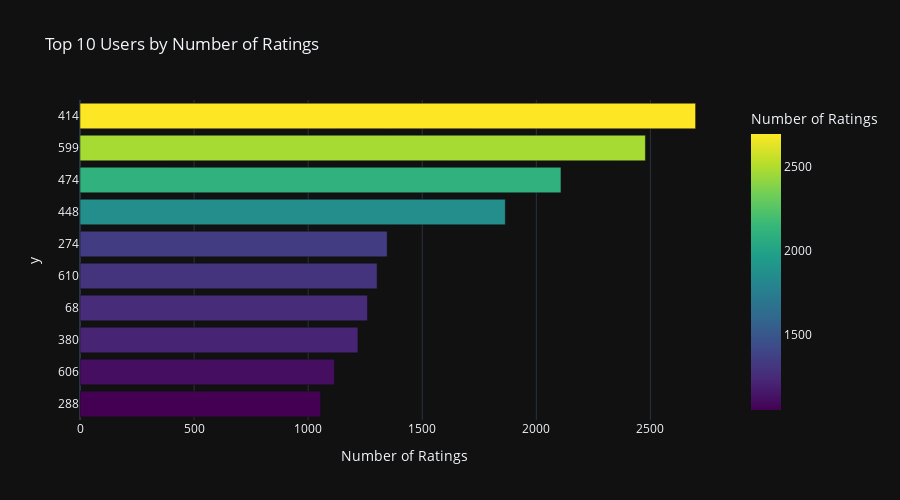

Notebook code cell kept with this figure:
### Code cell
# Graph 1: Number of ratings per user
ratings_per_user = ratings_df['userId'].value_counts().reset_index()
ratings_per_user.columns = ['userId', 'rating_count']
top_users = ratings_per_user.head(10)

# Horizontal bar plot
fig1 = px.bar(
    top_users,
    x="rating_count",
    y=top_users["userId"].astype(str),  # convert to string to avoid numeric scale on y-axis
    orientation="h",
    title="Top 10 Users by Number of Ratings",
    labels={"userId": "User", "rating_count": "Number of Ratings"},
    color="rating_count",
    color_continuous_scale="viridis"
)

# Sort so the largest value is on top
fig1.update_layout(
    yaxis={'categoryorder':'total ascending'},
    height=500
)

fig1.show()

### Figure 1 — Plotly figure (JSON) as saved in the notebook; plotly's stock layout.template omitted (floating-point values rounded to 4 significant figures)
{"data": [{"hovertemplate": "Number of Ratings=%{marker.color}<br>y=%{y}<extra></extra>", "legendgroup": "", "marker": {"color": [2698, 2478, 2108, 1864, 1346, 1302, 1260, 1218, 1115, 1055], "coloraxis": "coloraxis", "pattern": {"shape": ""}}, "name": "", "orientation": "h", "showlegend": false, "textposition": "auto", "x": [2698, 2478, 2108, 1864, 1346, 1302, 1260, 1218, 1115, 1055], "xaxis": "x", "y": ["414", "599", "474", "448", "274", "610", "68", "380", "606", "288"], "yaxis": "y", "type": "bar"}], "layout": {"xaxis": {"anchor": "y", "domain": [0.0, 1.0], "title": {"text": "Number of Ratings"}}, "yaxis": {"anchor": "x", "domain": [0.0, 1.0], "title": {"text": "y"}, "categoryorder": "total ascending"}, "coloraxis": {"colorbar": {"title": {"text": "Number of Ratings"}}, "colorscale": [[0.0, "#440154"], [0.1111, "#482878"], [0.2222, "#3e4989"], [0.3333, "#31688e"], [0.4444, "#26828e"], [0.5556, "#1f9e89"], [0.6667, "#35b779"], [0.7778, "#6ece58"], [0.8889, "#b5de2b"], [1.0, "#fde725"]]}, "legend": {"tracegroupgap": 0}, "title": {"text": "Top 10 Users by Number of Ratings"}, "barmode": "relative", "height": 500}}
